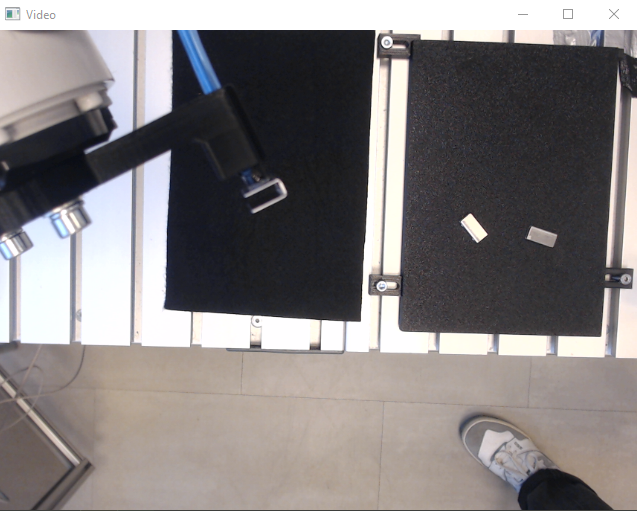
#> input picture DIR2024/image.png, 637 x 511 px, found by its file name
$ python Deformacije.py
#> lines starting #> are read from the running program, lines starting #| are printed output that depends on the picture; after the words box and inside, x2 and y2 are one past the last pixel; in counts of white or black regions, pixels touching at a corner belong together
from camera import Camera
import cv2
import numpy as np

def show_image(frame):
    # Display the captured frame
    cv2.imshow("Frame", frame)
    cv2.waitKey(0)
def stackImages(scale,imgArray):
    rows = len(imgArray)
    cols = len(imgArray[0])
    rowsAvailable = isinstance(imgArray[0], list)
    width = imgArray[0][0].shape[1]
    height = imgArray[0][0].shape[0]
    if rowsAvailable:
        for x in range ( 0, rows):
            for y in range(0, cols):
                if imgArray[x][y].shape[:2] == imgArray[0][0].shape [:2]:
                    imgArray[x][y] = cv2.resize(imgArray[x][y], (0, 0), None, scale, scale)
                else:
                    imgArray[x][y] = cv2.resize(imgArray[x][y], (imgArray[0][0].shape[1], imgArray[0][0].shape[0]), None, scale, scale)
                if len(imgArray[x][y].shape) == 2: imgArray[x][y]= cv2.cvtColor( imgArray[x][y], cv2.COLOR_GRAY2BGR)
        imageBlank = np.zeros((height, width, 3), np.uint8)
        hor = [imageBlank]*rows
        hor_con = [imageBlank]*rows
        for x in range(0, rows):
            hor[x] = np.hstack(imgArray[x])
        ver = np.vstack(hor)
    else:
        for x in range(0, rows):
            if imgArray[x].shape[:2] == imgArray[0].shape[:2]:
                imgArray[x] = cv2.resize(imgArray[x], (0, 0), None, scale, scale)
            else:
                imgArray[x] = cv2.resize(imgArray[x], (imgArray[0].shape[1], imgArray[0].shape[0]), None,scale, scale)
            if len(imgArray[x].shape) == 2: imgArray[x] = cv2.cvtColor(imgArray[x], cv2.COLOR_GRAY2BGR)
        hor= np.hstack(imgArray)
        ver = hor
    return ver


def empty():
    pass

cv2.namedWindow("Parameters")
cv2.resizeWindow("Parameters",640,240)
cv2.createTrackbar("Threshold1","Parameters",61,255,empty)
cv2.createTrackbar("Threshold2","Parameters",108,255,empty)
cv2.createTrackbar("Threshold3","Parameters",108,1500,empty)

# Create a Camera object
print("initializing camera...")
#camera = Camera()


# Capture a frame from the camera
print("Capturing frame...")
# [6 lines of commented-out code are left out]
print("Frame captured")

#if not cap.isOpened():
#    print("err")
#else:
#    pass

frame = cv2.imread("C:\\Users\\janra\Desktop\\DIR2024\\image.png")
#> frame is the input picture: shape (511, 637, 3); mean B, G, R 127.1, 126.8, 131.4
frame1 = cv2.rotate(frame, cv2.ROTATE_90_CLOCKWISE)
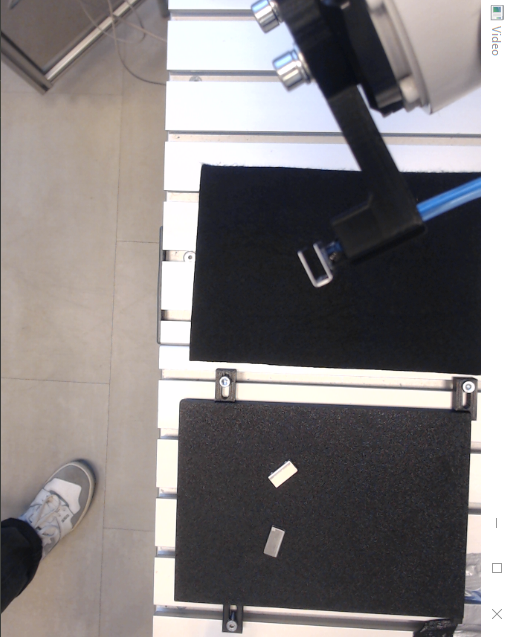
#> frame1: shape (637, 511, 3); mean B, G, R 127.1, 126.8, 131.4

def getContours(img,imgContour,ContourVelicina):
    contours,hierarchy = cv2.findContours(img,cv2.RETR_EXTERNAL,cv2.CHAIN_APPROX_NONE)#CHAIN_APPROX_SIMPLE
    #cv2.drawContours(imgContour,contours,-1,(255, 0, 255),7)

    for cnt in contours:
        area = cv2.contourArea(cnt)
        print(area)
        if area>ContourVelicina:
            cv2.drawContours(imgContour, cnt, -1, (255, 0, 0), 3)
            peri = cv2.arcLength(cnt,True)
            #print(peri)
            approx = cv2.approxPolyDP(cnt,0.02*peri,True)#ugibas shape conture
            print(len(approx))
            objCor = len(approx)
            x, y, w, h = cv2.boundingRect(approx)#izrisi bounding rect

            if objCor ==3: objectType ="Tri"
            elif objCor == 4:
                aspRatio = w/float(h)
                if aspRatio >0.98 and aspRatio <1.03: objectType= "Square"
                else:objectType="Rectangle"
            elif objCor>4: objectType= "OSTALO"
            else:objectType="None"


            cv2.rectangle(imgContour,(x,y),(x+w,y+h),(0,255,0),2)
            cv2.putText(imgContour,objectType,
                        (x+(w//2)-10,y+(h//2)-10),cv2.FONT_HERSHEY_COMPLEX,0.7,
                        (0,0,0),2)

while True:
# [6 lines of commented-out code are left out]
    imgContour = frame.copy()

    imgBlur = cv2.GaussianBlur(frame, (7,7), 1) #kernel 7 by 7
    gray = cv2.cvtColor(imgBlur, cv2.COLOR_BGR2GRAY)
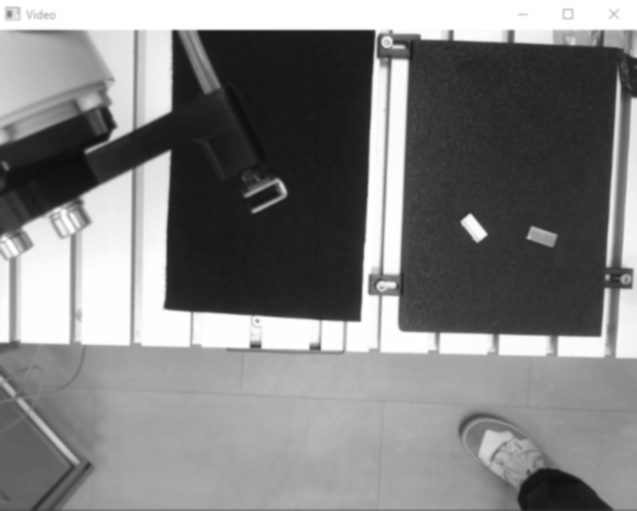
#> gray: shape (511, 637); min 13, max 255, mean 128.2
#cv2.imshow("frame",frame)
#cv2.waitKey(0)

    Threshold1 = cv2.getTrackbarPos("Threshold1", "Parameters")
    Threshold2 = cv2.getTrackbarPos("Threshold2", "Parameters")
    ContourVelicina = cv2.getTrackbarPos("Threshold3", "Parameters")
    imgCanny = cv2.Canny(gray,Threshold1,Threshold2)
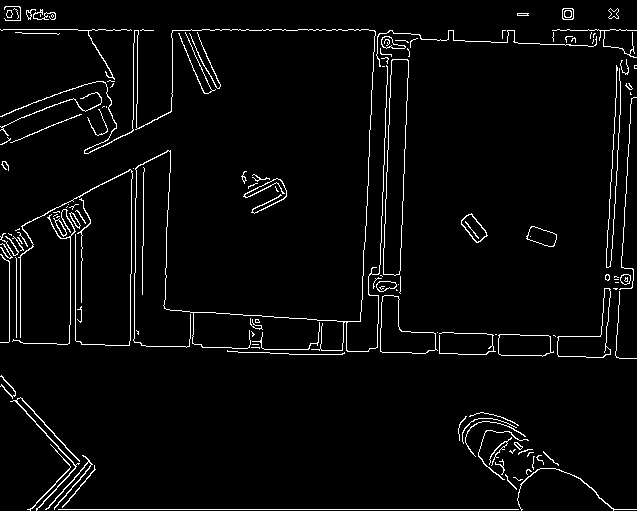
#> imgCanny: shape (511, 637); 3.5% white in thin lines or dots

    kernel = np.ones((5,5))
    imgDil = cv2.dilate(imgCanny,kernel,iterations=1)
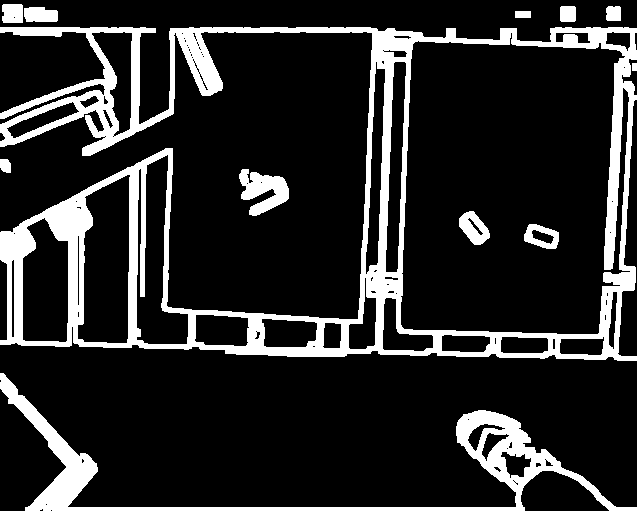
#> imgDil: shape (511, 637); 16.5% white; 12 white regions

    getContours(imgDil,imgContour,ContourVelicina)
#> in getContours, `contours,hierarchy = cv2.findContours(img,cv2.RETR_EXTERNAL,cv2.CHAIN_..`: contours = 10 contours; largest, box (x1, y1, x2, y2) and area: (0, 27, 637, 361) 129714, (0, 373, 637, 511) 9724, (239, 169, 289, 216) 1242, (24, 7, 58, 22) 409, (2, 4, 23, 23) 348
#> the loop in getContours, `for cnt in contours:` made 10 passes
#> (area, peri, approx, objCor, x, y, w, h) on pass 9: (223, 57.66, [[561, 6], [560, 20], [574, 21], [575, 7]], 4, 560, 6, 16, 16)
#> (area, peri, objCor, x, y, w, h, objectType) on passes 1, 2, 3, 5, 7, 8: (9724.5, 1890.6, 10, 0, 373, 637, 138, 'OSTALO'), (1242.5, 263.4, 10, 241, 169, 48, 46, 'OSTALO'), (112.5, 41.9, 6, 0, 159, 11, 14, 'OSTALO'), (129714, 4374.2, 12, 0, 27, 637, 334, 'OSTALO'), (409, 91.31, 6, 24, 7, 34, 15, 'OSTALO'), (189, 55.31, 5, 606, 6, 15, 15, 'OSTALO')
#| 9724.5
#| 10
#| 1242.5
#| 10
#| 112.5
#| 6
#| 28.0
#| 129714.0
#| 12
#| 90.0
#> (further printed lines are left out)
#> after the loop in getContours, `for cnt in contours:`:
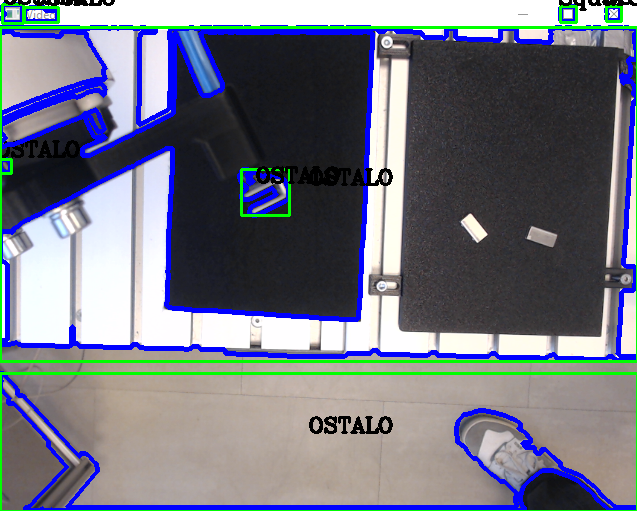
#> imgContour: shape (511, 637, 3); 11.7% of pixels changed, all inside (x1, y1, x2, y2) = (0, 0, 637, 511)


    imgStack = stackImages(0.8,([frame,imgCanny],[frame1,imgContour]))
#> after the loop in stackImages, `for x in range(0, rows):`: hor = 2 items
#> in stackImages, `ver = np.vstack(hor)`:
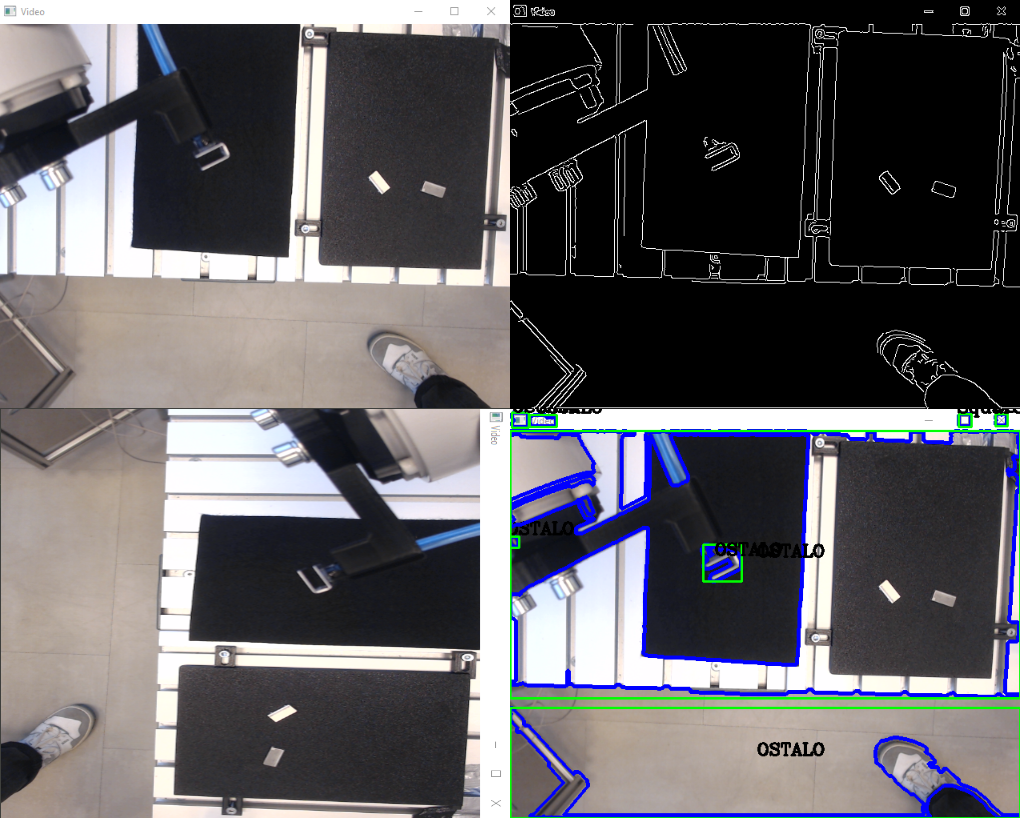
#> ver: shape (818, 1020, 3); mean of channels 0, 1, 2 98.4, 95, 96.5; drawn as B, G, R
    cv2.imshow("res",imgStack)

    if cv2.waitKey(1) & 0xFF == ord('q'):
#> (key q is pressed here)
        break


'''


edges = cv2.Canny(gray, 250, 300)

# Display the edges
show_image(edges)

# find contours
contours, _ = cv2.findContours(edges, cv2.RETR_EXTERNAL, cv2.CHAIN_APPROX_SIMPLE)

# approximate the contours with rectangles
rectangles = [cv2.boundingRect(contour) for contour in contours if cv2.contourArea(contour) > 0]

# sort rectangles by area
rectangles = sorted(rectangles, key=lambda rect: rect[2] * rect[3], reverse=True)

# Draw the rectangles on the frame
for x, y, w, h in rectangles:
    cv2.rectangle(frame, (x, y), (x + w, y + h), (0, 255, 0), 2)

# Draw center of rectangles
for x, y, w, h in rectangles:
    cv2.circle(frame, (x + w // 2, y + h // 2), 5, (0, 0, 255), -1)

centers = [(x + w // 2, y + h // 2) for x, y, w, h in rectangles if len(rectangles) == 2]

# Draw vector
cv2.line(frame, centers[0], centers[1], (255, 0, 0), 2)


# Display the frame with rectangles
show_image(frame)

print(frame.shape)


 '''
